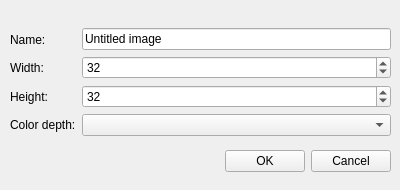
<?xml version="1.0" encoding="UTF-8"?>
<ui version="4.0">
 <class>Form</class>
 <widget class="QWidget" name="Form">
  <property name="geometry">
   <rect>
    <x>0</x>
    <y>0</y>
    <width>400</width>
    <height>190</height>
   </rect>
  </property>
  <property name="windowTitle">
   <string>사용자입력폼</string>
  </property>
  <widget class="QWidget" name="">
   <property name="geometry">
    <rect>
     <x>10</x>
     <y>20</y>
     <width>381</width>
     <height>161</height>
    </rect>
   </property>
   <layout class="QVBoxLayout" name="verticalLayout">
    <item>
     <layout class="QHBoxLayout" name="horizontalLayout">
      <item>
       <layout class="QGridLayout" name="gridLayout">
        <item row="0" column="0">
         <widget class="QLabel" name="lbl_name">
          <property name="text">
           <string>Name:</string>
          </property>
         </widget>
        </item>
        <item row="1" column="0">
         <widget class="QLabel" name="lbl_width">
          <property name="text">
           <string>Width:</string>
          </property>
         </widget>
        </item>
        <item row="2" column="0">
         <widget class="QLabel" name="lbl_height">
          <property name="text">
           <string>Height:</string>
          </property>
         </widget>
        </item>
        <item row="3" column="0">
         <widget class="QLabel" name="lbl_color">
          <property name="text">
           <string>Color depth:</string>
          </property>
         </widget>
        </item>
       </layout>
      </item>
      <item>
       <layout class="QVBoxLayout" name="verticalLayout_2">
        <item>
         <widget class="QLineEdit" name="le_name">
          <property name="text">
           <string>Untitled image</string>
          </property>
         </widget>
        </item>
        <item>
         <widget class="QSpinBox" name="spin_width">
          <property name="value">
           <number>32</number>
          </property>
         </widget>
        </item>
        <item>
         <widget class="QSpinBox" name="spin_height">
          <property name="value">
           <number>32</number>
          </property>
         </widget>
        </item>
        <item>
         <widget class="QComboBox" name="cmb_color"/>
        </item>
       </layout>
      </item>
     </layout>
    </item>
    <item>
     <layout class="QHBoxLayout" name="horizontalLayout_2">
      <item>
       <spacer name="horizontalSpacer">
        <property name="orientation">
         <enum>Qt::Horizontal</enum>
        </property>
        <property name="sizeHint" stdset="0">
         <size>
          <width>40</width>
          <height>20</height>
         </size>
        </property>
       </spacer>
      </item>
      <item>
       <widget class="QPushButton" name="btn_ok">
        <property name="text">
         <string>OK</string>
        </property>
       </widget>
      </item>
      <item>
       <widget class="QPushButton" name="btn_cancel">
        <property name="text">
         <string>Cancel</string>
        </property>
       </widget>
      </item>
     </layout>
    </item>
   </layout>
  </widget>
 </widget>
 <resources/>
 <connections/>
</ui>
